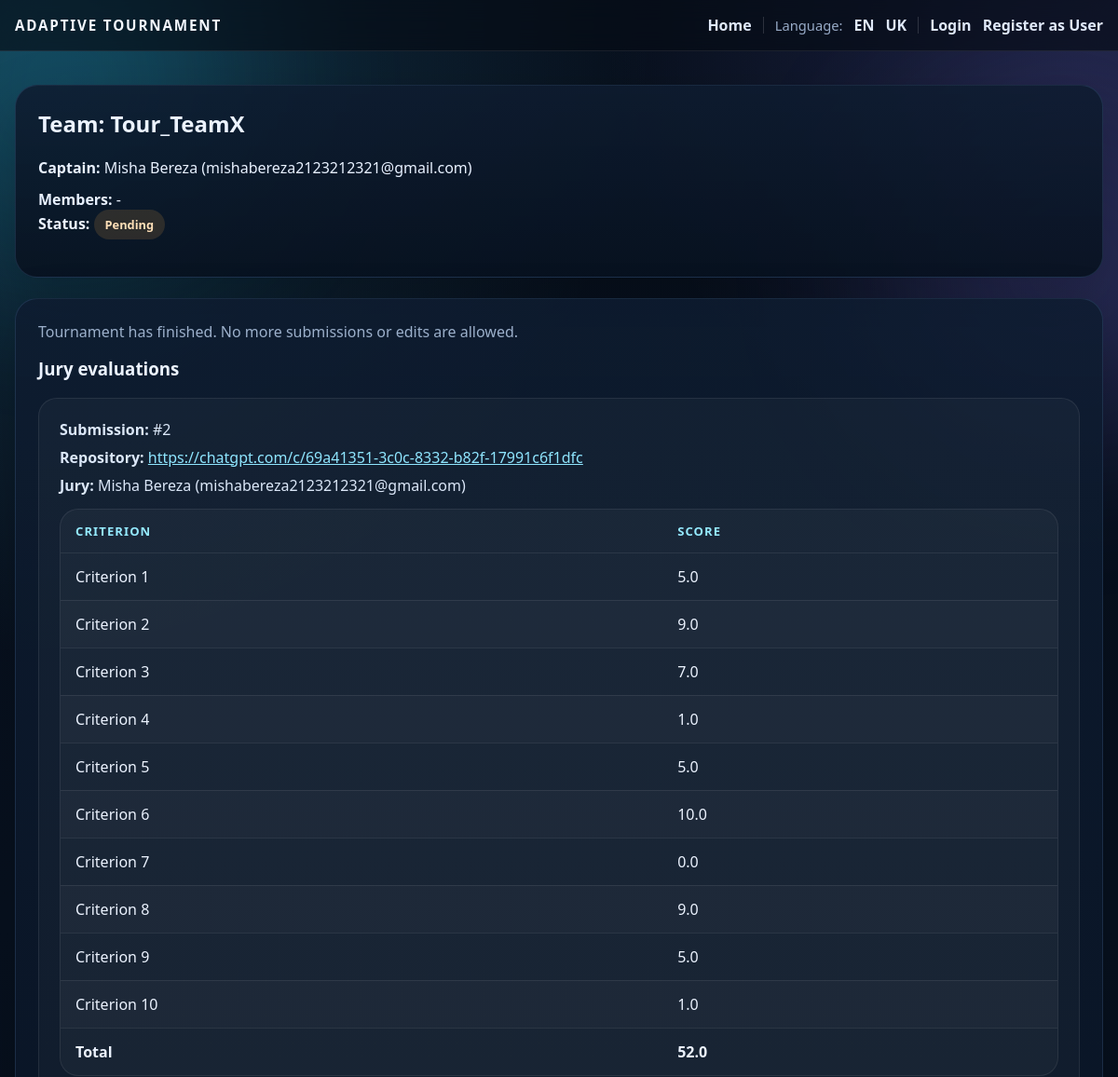
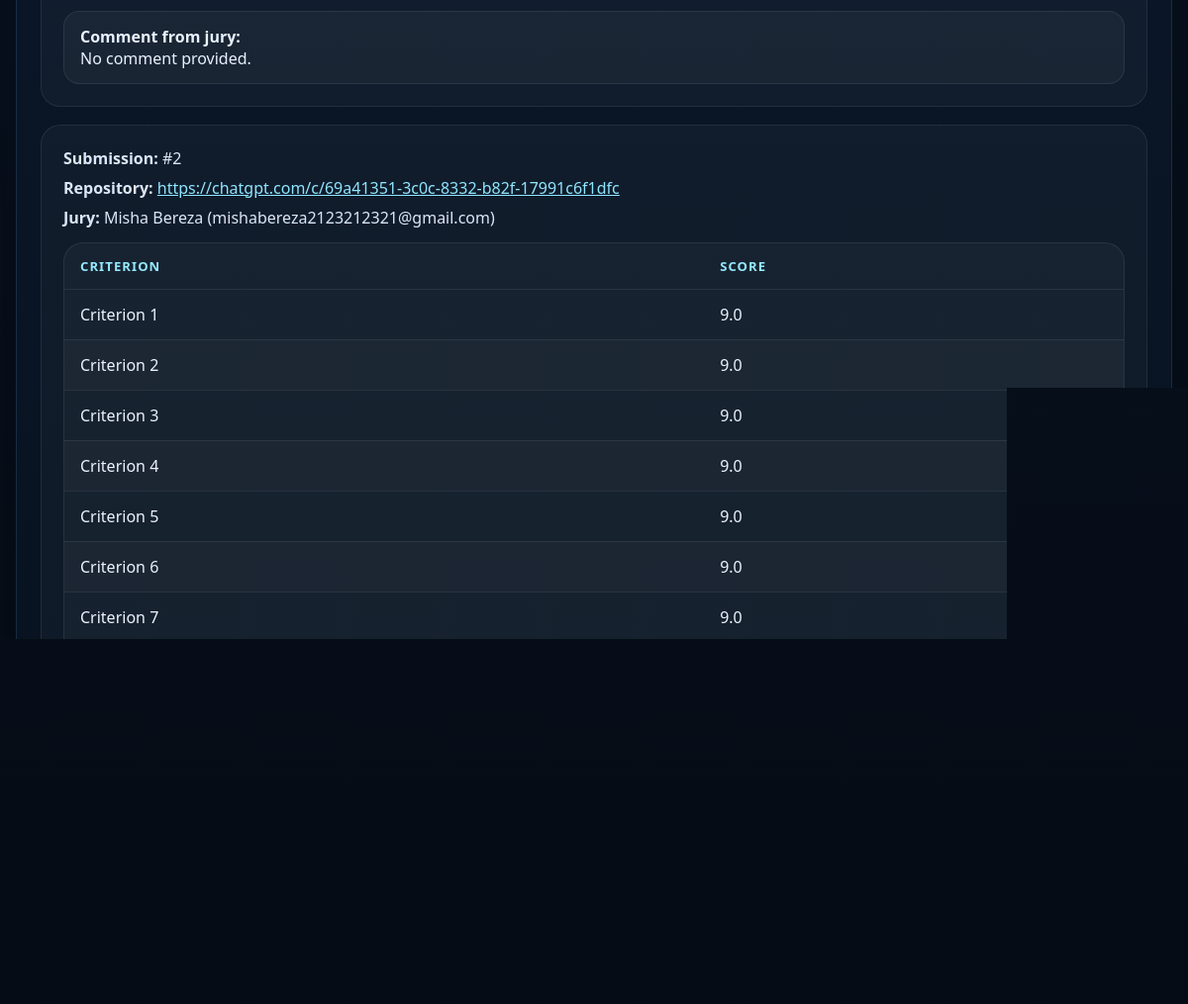
Page /team/2 on the committed database (2 pictures, top to bottom).
### backend/models.py (models this page shows, shortened)
class Team(db.Model):
    id = db.Column(db.Integer, primary_key=True)
    name = db.Column(db.String(200), nullable=False)
    captain_id = db.Column(db.Integer, db.ForeignKey('user.id'), nullable=False)
    captain = db.relationship('User', foreign_keys=[captain_id])
    members = db.relationship('User', secondary=team_members, backref='teams', lazy='dynamic')
    tournament_id = db.Column(db.Integer, db.ForeignKey('tournament.id'))
    submissions = db.relationship('Submission', backref='team', lazy=True)
    repo_url = db.Column(db.String(500))
    live_url = db.Column(db.String(500))
    comments = db.Column(db.Text)
    submitted_at = db.Column(db.DateTime)
    submission_status = db.Column(db.String(30), default='None')  # None, Pending, Accepted, Rejected, Returned

class User(db.Model):
    id = db.Column(db.Integer, primary_key=True)
    first_name = db.Column(db.String(120), nullable=False)
    last_name = db.Column(db.String(120), nullable=False)
    email = db.Column(db.String(200), unique=True, nullable=False)
    age = db.Column(db.Integer)
    bio = db.Column(db.Text)
    role = db.Column(db.String(30), default='team')

class Submission(db.Model):
    id = db.Column(db.Integer, primary_key=True)
    team_id = db.Column(db.Integer, db.ForeignKey('team.id'))
    round_id = db.Column(db.Integer, db.ForeignKey('round.id'))
    repo_url = db.Column(db.String(500))
    demo_url = db.Column(db.String(500))
    description = db.Column(db.Text)
    submitted_at = db.Column(db.DateTime, default=datetime.utcnow)
    evaluations = db.relationship('Evaluation', backref='submission', lazy=True)

class Evaluation(db.Model):
    id = db.Column(db.Integer, primary_key=True)
    submission_id = db.Column(db.Integer, db.ForeignKey('submission.id'))
    jury_id = db.Column(db.Integer, db.ForeignKey('user.id'))
    score1 = db.Column(db.Float)
    score2 = db.Column(db.Float)
    score3 = db.Column(db.Float)
    score4 = db.Column(db.Float)
    score5 = db.Column(db.Float)
    score6 = db.Column(db.Float)
    score7 = db.Column(db.Float)
    score8 = db.Column(db.Float)
    score9 = db.Column(db.Float)
    score10 = db.Column(db.Float)
    score_tech = db.Column(db.Float)
    score_func = db.Column(db.Float)
    score_ui = db.Column(db.Float)
    comment = db.Column(db.Text)
    def total(self):
        parts = [
            p for p in (
                self.score1, self.score2, self.score3, self.score4, self.score5,
                self.score6, self.score7, self.score8, self.score9, self.score10
            ) if p is not None
        ]
        if not parts:
            parts = [p for p in (self.score_tech, self.score_func, self.score_ui) if p is not None]
        return sum(parts) if parts else 0

### backend/teams.py (the view, shortened to what this page needs)
def team_page(teamid):
    team = Team.query.get_or_404(teamid)
    t = db.session.get(Tournament, team.tournament_id)
    user = get_current_user()
    is_finished = bool(t and t.status.lower() in ('finished', 'completed', 'closed'))
    is_member = False
    can_edit = (is_member or session.get('admin'))
    can_submit = user and (user.id == team.captain_id or session.get('admin'))
    message = None
    def sync_team_submission_record():
        if not t or not team.repo_url:
            return
        latest_round = Round.query.filter_by(tournament_id=t.id).order_by(Round.level.desc(), Round.id.desc()).first()
        round_id = latest_round.id if latest_round else None
        submission_query = Submission.query.filter_by(team_id=team.id)
        if round_id is None:
            submission = submission_query.filter(Submission.round_id.is_(None)).first()
        else:
            submission = submission_query.filter_by(round_id=round_id).first()
        if not submission:
            submission = Submission(team_id=team.id, round_id=round_id)
            db.session.add(submission)
        submission.repo_url = team.repo_url
        submission.demo_url = team.live_url
        submission.description = team.comments
    if is_finished and team.submission_status in (None, '', 'None'):
        team.submission_status = 'Submitted'
        db.session.commit()
    evaluation_rows = []
    if is_finished:
        submissions = Submission.query.filter_by(team_id=team.id).order_by(Submission.id.desc()).all()
        for submission in submissions:
            submission_evaluations = Evaluation.query.filter_by(submission_id=submission.id).order_by(Evaluation.id.asc()).all()
            for evaluation in submission_evaluations:
                jury = db.session.get(User, evaluation.jury_id)
                scores = [
                    evaluation.score1, evaluation.score2, evaluation.score3, evaluation.score4, evaluation.score5,
                    evaluation.score6, evaluation.score7, evaluation.score8, evaluation.score9, evaluation.score10
                ]
                evaluation_rows.append({
                    'submission': submission,
                    'jury': jury,
                    'evaluation': evaluation,
                    'scores': scores,
                    'total': evaluation.total(),
                })
    return render_template(
        'team.html',
        team=team,
        tournament=t,
        can_edit=can_edit,
        can_submit=can_submit,
        message=message,
        evaluation_rows=evaluation_rows,
        is_finished=is_finished
    )

### backend/app.py (called while the page is built)
@app.context_processor
def inject_user_processor():
    return inject_user()

@app.context_processor
def translation_processor():
    return translation()

### backend/app_helpers.py (called while the page is built)
def get_current_user():
    uid = session.get('user_id')
    if uid:
        return db.session.get(User, uid)
    return None

def inject_user():
    return {'get_current_user': get_current_user}

def translation():
    lang = session.get('language', 'en')
    def t(key, **kwargs):
        return get_text(key, lang, **kwargs)
    return {
        't': t,
        'lang': lang,
        'supported_languages': list(TRANSLATIONS.keys())
    }

### backend/translations.py (called while the page is built)
def get_text(key, lang='en', **kwargs):
    if lang not in TRANSLATIONS:
        lang = 'en'
    text = TRANSLATIONS[lang].get(key, TRANSLATIONS['en'].get(key, key))
    if kwargs:
        try:
            return text.format(**kwargs)
        except Exception:
            return text
    return text

### templates/team.html (shortened to what this page needs)
{% extends 'base.html' %}
{% block head %}
  <link rel="stylesheet" href="/static/css/interface.css">
{% endblock %}
{% block content %}
<div class="content-shell">
  <section class="surface-card">
    <h2>{{ t('team_title') }} {{ team.name }}</h2>
    <div class="info-grid">
      <div class="info-line"><strong>{{ t('captain') }}:</strong> {{ team.captain.first_name }} {{ team.captain.last_name }} ({{ team.captain.email }})</div>
      <div class="info-line"><strong>{{ t('members') }}:</strong> {% for m in team.members.all() %}{{ m.first_name }} {{ m.last_name }} ({{ m.email }}){% if not loop.last %}, {% endif %}{% else %}-{% endfor %}</div>
    </div>
    {% if team.submission_status %}
      {% set submission_status = team.submission_status|lower %}
      <p class="inline-status">
        <strong>{{ t('status') }}:</strong>
        <span class="status-chip {{ submission_status if submission_status in ['pending', 'accepted', 'rejected', 'returned'] else 'info' }}">
          {{ t(submission_status) if submission_status in ['pending', 'accepted', 'rejected', 'returned'] else team.submission_status }}
        </span>
      </p>
    {% endif %}
  </section>
  {% if tournament and tournament.status.lower() in ['submission','running'] %}
    <section class="surface-card form-card">
      <h3>{{ t('submit_your_work') }}</h3>
      {% if can_submit %}
        <details class="surface-toggle">
          <summary>{{ t('edit_team_members') }}</summary>
          <div>
            <label for="members"><b>{{ t('members_emails_label') }}</b></label>
            <textarea id="members" name="members" rows="2">{% for m in team.members.all() %}{{m.email}}{% if not loop.last %},{% endif %}{% endfor %}</textarea>
            <p class="note-line">{{ t('members_emails_help') }}</p>
          </div>
        </details>
      {% endif %}
      <p class="note-line">
        {% if can_edit %}
          {% if can_submit %}
            {{ t('save_and_submit_help') }}
          {% else %}
            {{ t('attach_links_help') }}
          {% endif %}
        {% else %}
          {{ t('only_team_members_attach') }}
        {% endif %}
      </p>
      <form method="post">
        <div class="form-group">
          <label for="repo_url">{{ t('github_repo_url') }} *</label>
          <input id="repo_url" type="url" name="repo_url" value="{{ team.repo_url or '' }}" {% if can_edit %}required{% else %}disabled{% endif %}>
          <small class="muted-text">{{ t('required_repo_link') }}</small>
        </div>
        <div class="form-group">
          <label for="live_url">{{ t('live_demo_url') }}</label>
          <input id="live_url" type="url" name="live_url" value="{{ team.live_url or '' }}" {% if not can_edit %}disabled{% endif %}>
          <small class="muted-text">{{ t('optional_live_demo') }}</small>
        </div>
        <div class="form-group">
          <label for="comments">{{ t('comments') }}</label>
          <textarea id="comments" name="comments" rows="3" {% if not can_edit %}disabled{% endif %}>{{ team.comments or '' }}</textarea>
        </div>
        {% if can_edit %}
          <div class="button-row">
            <button name="action" value="save" class="action-btn">{{ t('save') }}</button>
            {% if can_submit %}
              <button name="action" value="send" class="action-btn success">{{ t('submit') }}</button>
            {% endif %}
          </div>
        {% endif %}
      </form>
    </section>
  {% elif is_finished %}
    <section class="surface-card">
      <p class="muted-text">{{ t('tournament_finished_no_edits') }}</p>
      <h3>{{ t('jury_evaluations') }}</h3>
      {% if evaluation_rows %}
        <div class="stack-list">
          {% for row in evaluation_rows %}
            <article class="evaluation-card">
              <div class="evaluation-meta">
                <div><strong>{{ t('submission_id') }}:</strong> #{{ row.submission.id }}</div>
                {% if row.submission.repo_url %}
                  <div><strong>{{ t('repo') }}:</strong> <a href="{{ row.submission.repo_url }}" target="_blank">{{ row.submission.repo_url }}</a></div>
                {% endif %}
                <div>
                  <strong>{{ t('jury_short') }}:</strong>
                  {% if row.jury %}
                    {{ row.jury.first_name }} {{ row.jury.last_name }} ({{ row.jury.email }})
                  {% else %}
                    {{ t('unknown_jury_member') }}
                  {% endif %}
                </div>
              </div>
              <div class="data-table-wrap">
                <table class="data-table">
                  <thead>
                    <tr>
                      <th>{{ t('criterion') }}</th>
                      <th>{{ t('score') }}</th>
                    </tr>
                  </thead>
                  <tbody>
                    {% for score in row.scores %}
                      <tr>
                        <td>{{ t('criterion') }} {{ loop.index }}</td>
                        <td>{{ score if score is not none else '-' }}</td>
                      </tr>
                    {% endfor %}
                    <tr>
                      <td><strong>{{ t('total') }}</strong></td>
                      <td><strong>{{ row.total }}</strong></td>
                    </tr>
                  </tbody>
                </table>
              </div>
              <div class="comment-box">
                <strong>{{ t('comment_from_jury') }}:</strong>
                <div>{{ row.evaluation.comment if row.evaluation.comment else t('no_comment_provided') }}</div>
              </div>
            </article>
          {% endfor %}
        </div>
      {% else %}
        <p class="muted-text">{{ t('no_submissions') }}</p>
      {% endif %}
    </section>
  {% else %}
    <section class="surface-card">
      <p class="muted-text">{{ t('submission_stage_not_active') }}</p>
    </section>
  {% endif %}
</div>
{% endblock %}

### static/css/main.css (style rules this page uses)
:root { --bg: #07111f; --bg-soft: #0d1b31; --panel: rgba(12, 25, 44, 0.78); --panel-border: rgba(130, 181, 255, 0.16); --text: #ecf3ff; --muted: #98abc7; --accent: #47d7ff; --accent-strong: #8a7dff; --success: #5cffb3; --warning: #ffb14a; --danger: #ff7272; }
* { box-sizing: border-box; }
html { scroll-behavior: smooth; }
body { margin: 0; min-height: 100vh; font-family: "Segoe UI", "Trebuchet MS", Arial, sans-serif; color: var(--text); background: radial-gradient(circle at top left, rgba(71, 215, 255, 0.18), transparent 28%), radial-gradient(circle at top right, rgba(138, 125, 255, 0.18), transparent 22%), linear-gradient(180deg, #08101d 0%, #07111f 45%, #050b14 100%); }
a { color: inherit; }
.container a:not(.primary-button):not(.secondary-button):not(.panel-link):not(.brand-mark) { color: #8fe6ff; }

### static/css/interface.css (style rules this page uses)
.content-shell { display: grid; gap: 22px; }
.surface-card { padding: 24px; border-radius: 24px; border: 1px solid rgba(130, 181, 255, 0.14); background: linear-gradient(180deg, rgba(14, 28, 48, 0.88) 0%, rgba(8, 18, 32, 0.92) 100%); box-shadow: 0 22px 60px rgba(0, 0, 0, 0.22); }
.surface-card h2, .surface-card h3, .surface-card p { margin-top: 0; }
.muted-text { color: #9cb0cb; }
.info-grid { display: grid; gap: 12px; }
.info-line { color: #e8f1ff; }
.data-table-wrap { overflow-x: auto; border-radius: 20px; border: 1px solid rgba(255, 255, 255, 0.08); background: rgba(255, 255, 255, 0.03); }
.data-table { width: 100%; min-width: 640px; border-collapse: collapse; }
.data-table th, .data-table td { padding: 14px 16px; border-bottom: 1px solid rgba(255, 255, 255, 0.08); text-align: left; vertical-align: top; }
.data-table th { color: #95eaff; font-size: 0.82rem; text-transform: uppercase; letter-spacing: 0.08em; }
.data-table tr:last-child td { border-bottom: none; }
.data-table tr:nth-child(even) td { background: rgba(255, 255, 255, 0.02); }
.status-chip { display: inline-flex; align-items: center; justify-content: center; padding: 7px 12px; border-radius: 999px; font-size: 0.8rem; font-weight: 700; }
.status-chip.pending { background: rgba(255, 177, 74, 0.14); color: #ffe0b8; }
.stack-list { display: grid; gap: 18px; }
.evaluation-card { padding: 22px; border-radius: 20px; border: 1px solid rgba(255, 255, 255, 0.08); background: rgba(255, 255, 255, 0.03); }
.evaluation-meta { display: grid; gap: 8px; margin-bottom: 14px; color: #dbe7f8; }
.comment-box { margin-top: 12px; padding: 14px 16px; border-radius: 16px; background: rgba(255, 255, 255, 0.04); border: 1px solid rgba(255, 255, 255, 0.08); color: #e8f1ff; }
.inline-status { margin-top: 10px; }

### rows in the picture
Team: name "Tour_TeamX", submission_status "Pending"
User: captain.first_name "Misha", captain.last_name "Bereza", captain.email "mishabereza2123212321@gmail.com", t "Submission", submission.id "2", t "Repository", submission.repo_url "https://chatgpt.com/c/69a41351-3c0c-8332-b82f-17991c6f1dfc", role "Jury", jury.first_name "Misha", jury.last_name "Bereza", jury.email "mishabereza2123212321@gmail.com", t "CRITERION", t "SCORE", t "Total", total "52.0", t "Comment from jury", evaluation "No comment provided."
Evaluation: t "Criterion", score1 "5.0", score2 "9.0", score3 "7.0", score4 "1.0", score5 "5.0", score6 "10.0", score7 "0.0", score8 "9.0", score9 "5.0", score10 "1.0"
Evaluation: t "Criterion", score1 "9.0", score2 "9.0", score3 "9.0", score4 "9.0", score5 "9.0", score6 "9.0", score7 "9.0"

### other values in the picture
{{ t('home') }} "Home"
{{ t('language') }} "Language"
{{ t('login') }} "Login"
{{ t('register') }} "Register as User"
{{ t('team_title') }} "Team:"
{{ t('captain') }} "Captain"
{{ t('members') }} "Members"
{{ t('status') }} "Status"
{{ t('tournament_finished_no_edits') }} "Tournament has finished. No more submissions or edits are allowed."
{{ t('jury_evaluations') }} "Jury evaluations"
